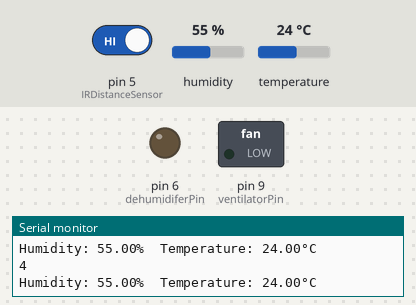
A sketch run on a simulated Arduino Uno, built with avr-gcc and run on an emulated ATmega328P. On the bench: switched loads named in the sketch (green lamp = pin HIGH), output pins drawn as LEDs (lit = HIGH), the last lines printed to the serial monitor. Inputs (shaded band) come from the test bench; at power-on: humidity 55 %, temperature 24 °C, pin 5 (IRDistanceSensor) HIGH.

Above: at 4.8 s.
4.9 s: humidity set to 63 %
7.9 s: humidity set to 65 %
At 9.3 s:
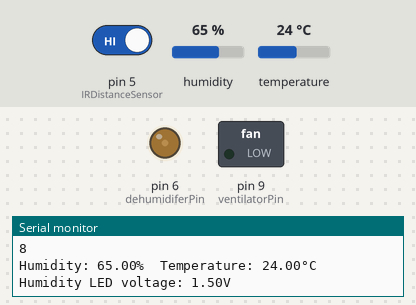
10.9 s: temperature set to 26 °C
13.9 s: temperature set to 29 °C
At 14.7 s:
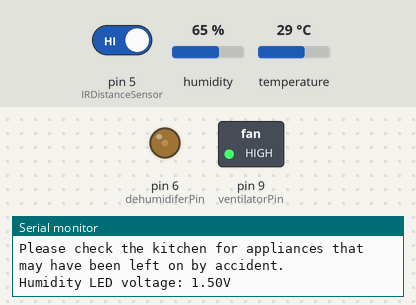
16.9 s: humidity set to 22 %
At 19.6 s:
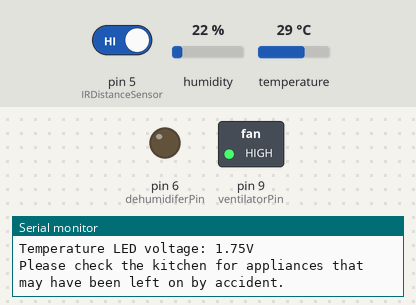
Timing chart, 0 to 21.1 s (numbered marks = the images above; inputs shaded):
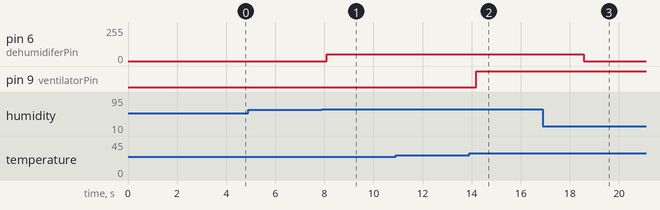

Measured:
- the behaviour switches between 64 and 65 % on humidity (found by bisection; images 0 and 1)
- the behaviour switches between 27 and 28 °C on temperature (found by bisection; images 1 and 2)
- after the input at 7.9 s, pin 6 (dehumidiferPin): 0/255 → 50/255 after 0.20 s
- after the input at 13.9 s, pin 9 (ventilatorPin): LOW → HIGH after 0.29 s
- after the input at 16.9 s, pin 6 (dehumidiferPin): 50/255 → 0/255 after 1.7 s

The sketch:

Kicthen-SubSystemDONE.ino
```cpp
// REQUIRES the following Arduino libraries:
// - DHT Sensor Library: https://github.com/adafruit/DHT-sensor-library
// - Adafruit Unified Sensor Lib: https://github.com/adafruit/Adafruit_Sensor

#include "DHT.h"

#define DHTPIN A0     // Digital pin connected to the DHT sensor
#define DHTTYPE DHT11     //DHT 11 sensor model


DHT dht(DHTPIN, DHTTYPE); // Initialize DHT sensor.
int ventilatorPin = 9; //for heat, used with temp sensor
int dehumidiferPin = 6;
int IRDistanceSensor = 5;
int time = 0;

float findTempVolt(float x){
  return ((5*x)/22) - 6.34;
}

float findHumidityVolt(float x){
  return (x/10) - 5;
}

float findAnalogueVolt(float x){
    return (x/5) * 1023;
}

void setup() {
  Serial.begin(9600);
  Serial.println(F("DHT11 test."));
  pinMode(ventilatorPin, OUTPUT);
  pinMode(dehumidiferPin, OUTPUT);
  pinMode(IRDistanceSensor,INPUT);
  dht.begin();

}

void loop() {

  delay(2000); // Readings taken every 2 seconds.
  time = time + 2;
  Serial.println(time);


  float humidity = dht.readHumidity();
  float temp = dht.readTemperature();
  //Serial.println(findTempVolt(30.5));


  // Check if any reads failed and exit early (to try again).
  if (isnan(humidity) || isnan(temp)) {
    Serial.println(F("Failed to read from DHT sensor."));
    return;
  }

  Serial.print(F("Humidity: "));
  Serial.print(humidity);

  Serial.print(F("%  Temperature: "));
  Serial.print(temp);
  Serial.print(F("°C \n"));


  if(temp >= 50) {
    Serial.print("EMERGENCY: PLEASE VACATE THE BUILDING AND CALL FOR ASSISTANCE");
  }
  else if(temp >= 28) {
    //Power on ventilator with intensity propotional to diff. between temp - 28
    Serial.print(F("Temperature LED voltage: "));
    Serial.print(findTempVolt(temp)+1.5);
    Serial.print(F("V \n"));
    analogWrite(ventilatorPin,findAnalogueVolt(findTempVolt(temp) + 1.5));
    if (time >= 10){ //>= 600 in reality, 10 for testing
      Serial.print("Please check the kitchen for appliances that may have been left on by accident. \n");
     //time = time - 120;
    }
  }
  else{
    digitalWrite(ventilatorPin,LOW);
  }

  if(humidity >= 65) {
    //Serial.println(findAnalogueVolt(humidity));
    Serial.print(F("Humidity LED voltage: "));
    Serial.print(findHumidityVolt(humidity));
    Serial.print(F("V \n"));
    analogWrite(dehumidiferPin,findAnalogueVolt(findHumidityVolt(humidity)));
    }else{
    digitalWrite(dehumidiferPin,LOW);
  }

  if(digitalRead(IRDistanceSensor)==LOW)  {
     //Motion Detected
     time = 0;
     Serial.println("MOTION DETECTED");
  }
}
```
